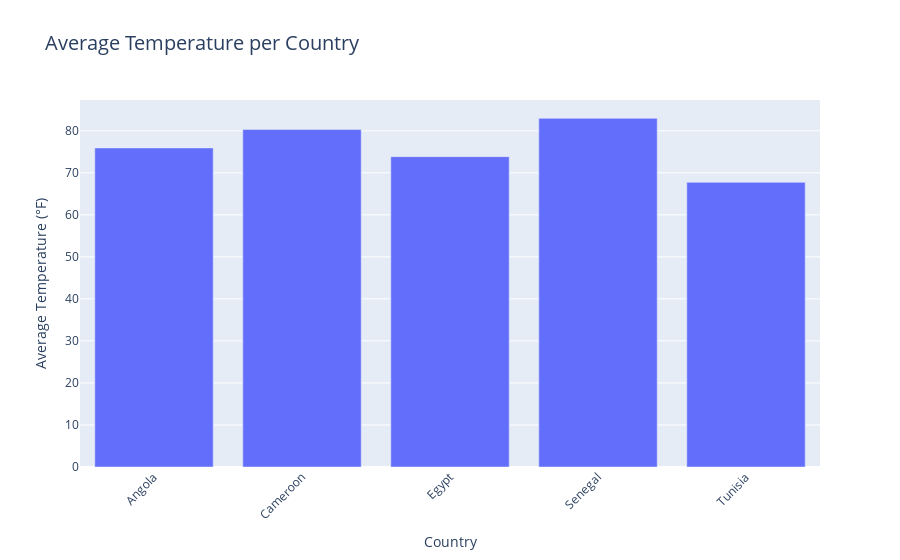

Write notebook code for a chart like this one.
### Markdown cell above
### Country-Wise Temperature Visualization

### Code cell
# Group by country and calculate the average temperature
country_avg_temp = df.groupby('COUNTRY')['TAVG'].mean().reset_index()

# Create a bar chart
fig = px.bar(country_avg_temp, x='COUNTRY', y='TAVG', 
             title='Average Temperature per Country',
             labels={'TAVG': 'Average Temperature (°F)', 'COUNTRY': 'Country'})

# Customize the layout for better clarity
fig.update_layout(xaxis_title='Country', yaxis_title='Average Temperature (°F)', 
                  xaxis_tickangle=-45, 
                  title_font_size=20)

# Show the figure
fig.show()

### Figure 1 — Plotly figure (JSON) as saved in the notebook; plotly's stock layout.template omitted (floating-point values rounded to 4 significant figures)
{"data": [{"alignmentgroup": "True", "hovertemplate": "Country=%{x}<br>Average Temperature (°F)=%{y}<extra></extra>", "legendgroup": "", "marker": {"color": "#636efa", "pattern": {"shape": ""}}, "name": "", "offsetgroup": "", "orientation": "v", "showlegend": false, "textposition": "auto", "type": "bar", "x": ["Angola", "Cameroon", "Egypt", "Senegal", "Tunisia"], "xaxis": "x", "y": [75.93, 80.32, 73.84, 82.96, 67.74], "yaxis": "y"}], "layout": {"autosize": true, "barmode": "relative", "legend": {"tracegroupgap": 0}, "title": {"font": {"size": 20}, "text": "Average Temperature per Country"}, "xaxis": {"anchor": "y", "autorange": true, "domain": [0, 1], "range": [-0.5, 4.5], "tickangle": -45, "title": {"text": "Country"}, "type": "category"}, "yaxis": {"anchor": "x", "autorange": true, "domain": [0, 1], "range": [0, 87.33], "title": {"text": "Average Temperature (°F)"}, "type": "linear"}}}
